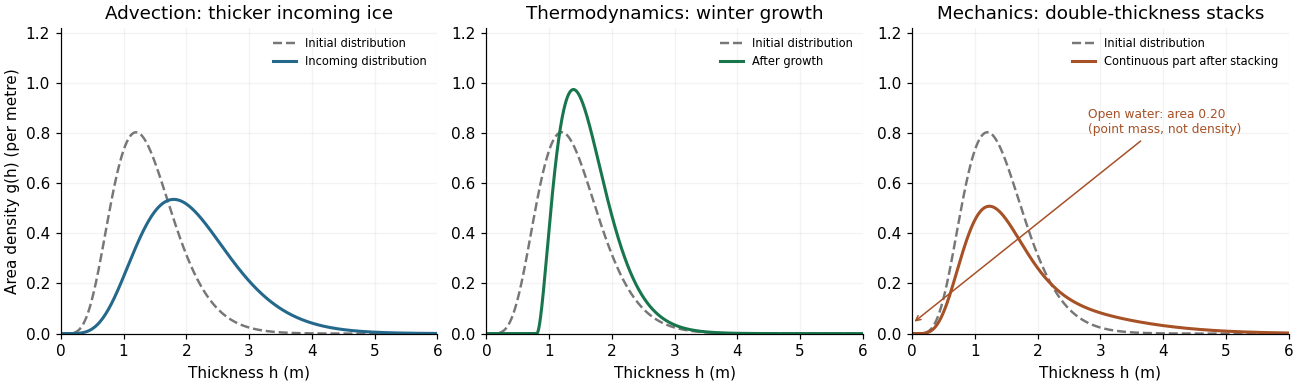

Write the Python code that produced this figure.
#!/usr/bin/env python3
"""Illustrative thickness transports; Python 3, NumPy and Matplotlib.
Write paper-89-thickness-processes.png to the caller's working directory.
"""
import math
import numpy as np
import matplotlib
matplotlib.use('Agg')
import matplotlib.pyplot as plt


def gamma_density(h, scale=0.2):
    return h ** 6 * np.exp(-h / scale) / (math.factorial(6) * scale ** 7)


h = np.linspace(0, 6, 2401)
g0 = gamma_density(h)
initial = np.sqrt(np.maximum(h * h - 0.64, 0))
grown = np.zeros_like(h)
valid = initial > 0
grown[valid] = gamma_density(initial[valid]) * h[valid] / initial[valid]
mechanical = 0.6 * g0 + 0.1 * gamma_density(h / 2)
fig, axes = plt.subplots(1, 3, figsize=(11.8, 3.5), constrained_layout=True)
curves = [gamma_density(h, 0.3), grown, mechanical]
colors = ['#24688c', '#18764d', '#a65126']
titles = ['Advection: thicker incoming ice', 'Thermodynamics: winter growth', 'Mechanics: double-thickness stacks']
labels = ['Incoming distribution', 'After growth', 'Continuous part after stacking']
for ax, curve, color, title, label in zip(axes, curves, colors, titles, labels):
    ax.plot(h, g0, '--', color='#777777', lw=1.6, label='Initial distribution')
    ax.plot(h, curve, color=color, lw=2, label=label)
    ax.set(xlim=(0, 6), ylim=(0, 1.22), xlabel='Thickness h (m)', title=title)
    ax.grid(alpha=0.15)
    ax.spines[['top', 'right']].set_visible(False)
    ax.legend(fontsize=7.5, frameon=False, loc='upper right')
axes[0].set_ylabel('Area density g(h) (per metre)')
axes[2].annotate('Open water: area 0.20\n(point mass, not density)', xy=(0, 0.04),
                 xytext=(2.8, 0.8), fontsize=8, color='#a65126',
                 arrowprops={'arrowstyle': '->', 'color': '#a65126'})
fig.savefig('paper-89-thickness-processes.png', dpi=110, facecolor='white')
